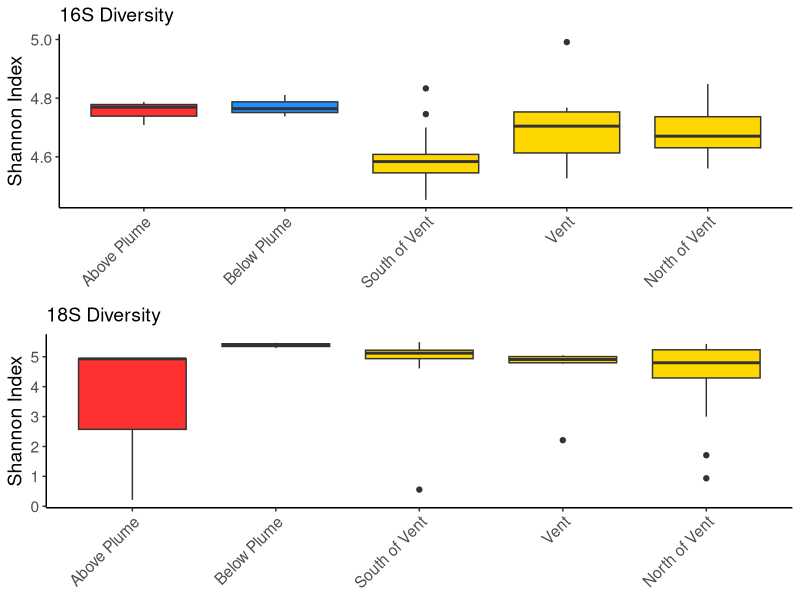

The R source for this figure:
###-------- load packages you need --------###
library(ggplot2)
library(dplyr)
library(gridExtra)

###-------- load data --------###
df <- read.csv(file="input/shannon_all_16s.csv", header = TRUE) 
df2 <- read.csv(file="input/shannon_all_18s.csv", header = TRUE) 

###-------- Genearte plots --------###
# plot, comparison by distance 16S
pro <- ggplot(df, aes(factor(p2, level= c('Above Plume', 'Below Plume', 'South of Vent',
                                   'Vent', 'North of Vent')), value))+
  geom_boxplot(aes(fill = factor(location)))+
  theme_classic()+
  theme(legend.position="none")+
  scale_fill_manual(values = c("firebrick1", "dodgerblue", "gold"))+
  labs(y = "Shannon Index")+ 
  ggtitle("16S Diversity")+
  theme(text = element_text(size=14))+
  theme(plot.title = element_text(size=14))+
  theme(axis.title.x = element_blank())+
  theme(axis.text.x = element_text(angle = 45, hjust=1))

# plot, comparison by distance 18S
euk <- ggplot(df2, aes(factor(p2, level= c('Above Plume', 'Below Plume', 'South of Vent',
                                    'Vent', 'North of Vent')), value))+
  geom_boxplot(aes(fill = factor(location)))+
  theme_classic()+
  theme(legend.position="none")+
  scale_fill_manual(values = c("firebrick1", "dodgerblue", "gold"))+
  labs(y = "Shannon Index")+ 
  ggtitle("18S Diversity")+
  theme(text = element_text(size=14))+
  theme(plot.title = element_text(size=14))+
  theme(axis.title.x = element_blank())+
  theme(axis.text.x = element_text(angle = 45, hjust=1))

# plot both stacked on top of each other
grid.arrange(pro, euk, ncol = 1, heights = c(1, 1))


###-------- test for significance --------###
# Kruskal-Wallis test by biotype
# generate summary stats for 16S
group_by(df, p2) %>%
  summarise(
    count = n(),
    mean = mean(value, na.rm = TRUE),
    sd = sd(value, na.rm = TRUE),
    median = median(value, na.rm = TRUE),
    IQR = IQR(value, na.rm = TRUE)
    
  )

# perform kruskal test, 16S data
kruskal.test(value ~ p2, data = df)
pairwise.wilcox.test(df$value, df$p2,
                     p.adjust.method = "BH")

# generate summary stats for 18S
group_by(df2, p2) %>%
  summarise(
    count = n(),
    mean = mean(value, na.rm = TRUE),
    sd = sd(value, na.rm = TRUE),
    median = median(value, na.rm = TRUE),
    IQR = IQR(value, na.rm = TRUE)
  )

# perform kruskal test, 18S data
kruskal.test(value ~ p2, data = df2)
pairwise.wilcox.test(df2$value, df2$p2,
                     p.adjust.method = "BH")
